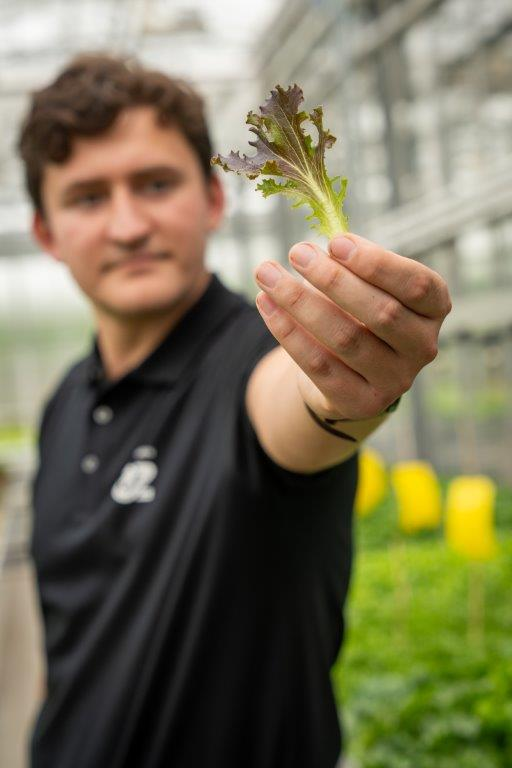
#> input picture lettuce1.jpg, 512 x 768 px
$ python -i phenotyping_tools.py   (imports and definitions only)
#> lines starting #> are read from the running program, lines starting #| are printed output that depends on the picture; after the words box and inside, x2 and y2 are one past the last pixel; in counts of white or black regions, pixels touching at a corner belong together
#> further down, picture is the input picture: shape (768, 512, 3); mean B, G, R 87, 114, 120.4
# phenotyping_tools.py
#
# End-to-end phenotyping:
# - Upload phenotyping image on 1 cm grid board
# - Call Roboflow "leafy" workflow via HTTP
# - Build leaf mask from polygon predictions (if available)
# - Detect grid squares and calibrate pixels -> cm
# - Measure leaf size leaf area, height, width, height/width
# - Display images + table in Streamlit
#
# Keeps the same PhenotypingUI.render() so app.py does not need to change.

import base64
import io
from dataclasses import dataclass
from typing import List, Optional, Tuple, Dict, Any

import cv2
import numpy as np
import pandas as pd
import requests
import streamlit as st
from PIL import Image


# ---------------------------------------------------------------------
# Types
# ---------------------------------------------------------------------
@dataclass
class LeafMeasurement:
    id: int
    area_cm2: float
    height_cm: float
    width_cm: float
    height_width_ratio: float


# ---------------------------------------------------------------------
# Grid calibration – detect 1 cm² squares
# ---------------------------------------------------------------------
def _detect_grid_squares(
    image_bgr: np.ndarray,
) -> Tuple[Optional[float], List[Tuple[int, int, int, int]]]:
    """
    Detect square-ish contours and estimate pixel area for a 1 cm² grid square.

    Returns:
        pixels_per_cm2 (float | None), list of chosen square bounding boxes (for overlay).
    """
    gray = cv2.cvtColor(image_bgr, cv2.COLOR_BGR2GRAY)
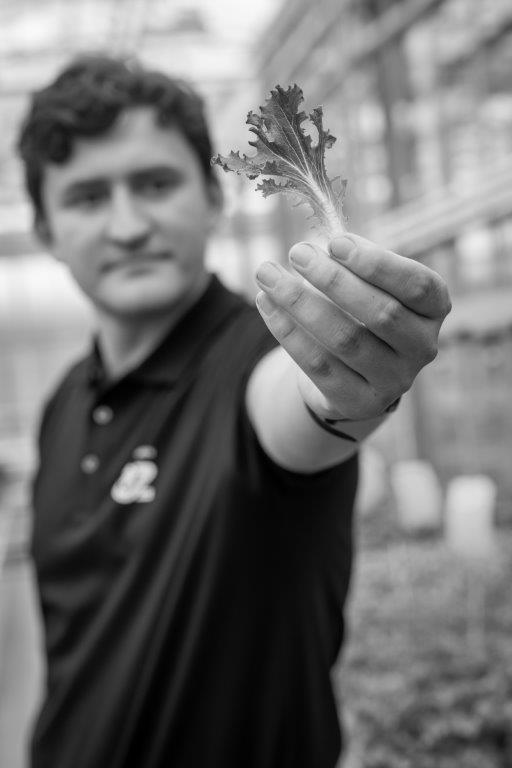
#> gray: shape (768, 512); min 0, max 251, mean 112.8
    edges = cv2.Canny(gray, 50, 150, apertureSize=3)
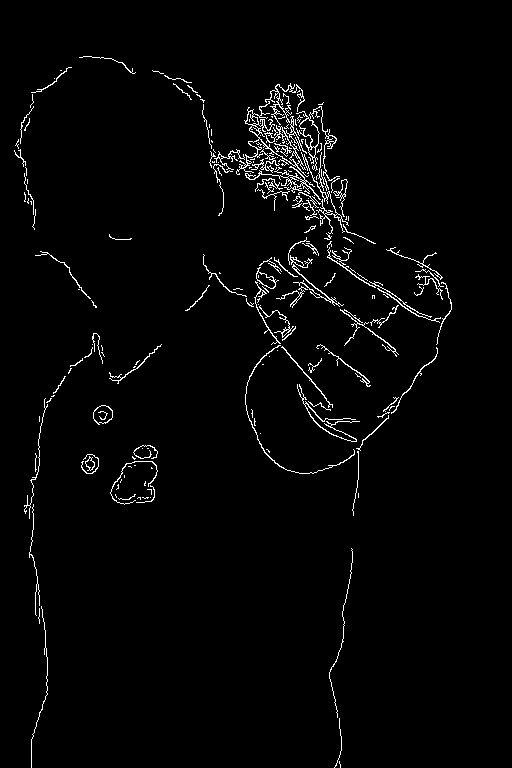
#> edges: shape (768, 512); 2.3% white in thin lines or dots, all inside (x1, y1, x2, y2) = (14, 56, 452, 768)

    contours, _ = cv2.findContours(edges, cv2.RETR_TREE, cv2.CHAIN_APPROX_SIMPLE)
#> contours = 287 contours, 240 with area under 20; largest, box (x1, y1, x2, y2) and area: (236, 101, 309, 177) 564, (296, 106, 340, 181) 474, (299, 118, 320, 148) 284, (93, 405, 113, 425) 275, (93, 405, 113, 424) 258

    squares: List[Tuple[int, int, int, int]] = []

    for contour in contours:
        x, y, w, h = cv2.boundingRect(contour)

        # roughly square and not tiny
        if abs(w - h) < 10 and w * h > 1000:
            squares.append((x, y, w, h))
#> this loop made 287 passes
#> (x, y, w, h) on passes 1 to 3: (339, 761, 2, 7), (334, 718, 8, 50), (38, 608, 2, 16)
#> after the loop, squares = [(110, 461, 48, 44), (356, 415, 33, 36), (297, 384, 63, 58), (259, 305, 35, 33), (292, 264, 52, 43), (203, 254, 44, 43), (35, 251, 56, 48), (236, 101, 73, 76), (265, 83, 40, 42)]

    if len(squares) < 20:
        return None, []

    # Use median area to filter consistent squares
    areas = [w * h for (_, _, w, h) in squares]
    median_area = float(np.median(areas))

    # Keep squares whose area is closest to median
    squares_sorted = sorted(
        squares, key=lambda s: abs((s[2] * s[3]) - median_area)
    )
    chosen = squares_sorted[:20]

    avg_area = float(np.mean([w * h for (_, _, w, h) in chosen]))
    pixels_per_cm2 = avg_area

    return pixels_per_cm2, chosen


# [203 lines left out: functions _overlay_grid_boxes, _get_api_key, _call_workflow_http, _find_polygon_predictions, _mask_from_roboflow_predictions, _color_based_mask and 1 more, not called in this run]


# ---------------------------------------------------------------------
# Streamlit UI
# ---------------------------------------------------------------------
class PhenotypingUI:
    """Leaf phenotyping tool using Roboflow workflow + grid calibration."""

    # [158 lines left out: function render, not called in this run]

>>> import cv2
>>> picture = cv2.imread('lettuce1.jpg')
>>> result = _detect_grid_squares(picture)

$ run again, on lettuce3.jpg
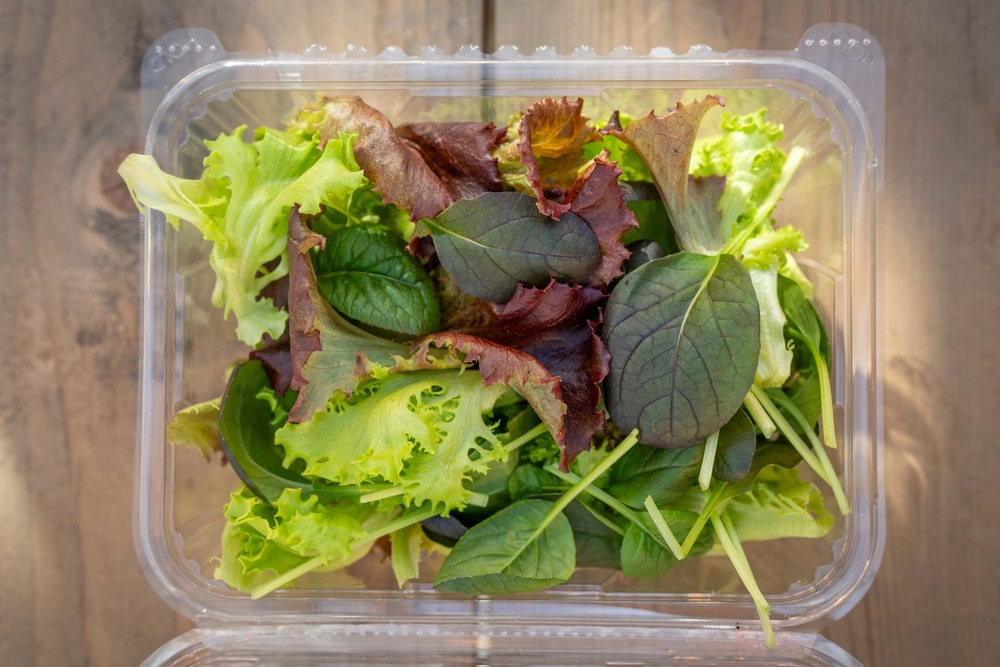
#> input picture lettuce3.jpg, 1000 x 667 px, shrunk from 2200 x 1467 before the run
#> picture is the input picture: shape (667, 1000, 3); mean B, G, R 93.6, 130.8, 141.3
#> in _detect_grid_squares, `gray = cv2.cvtColor(image_bgr, cv2.COLOR_BGR2GRAY)`:
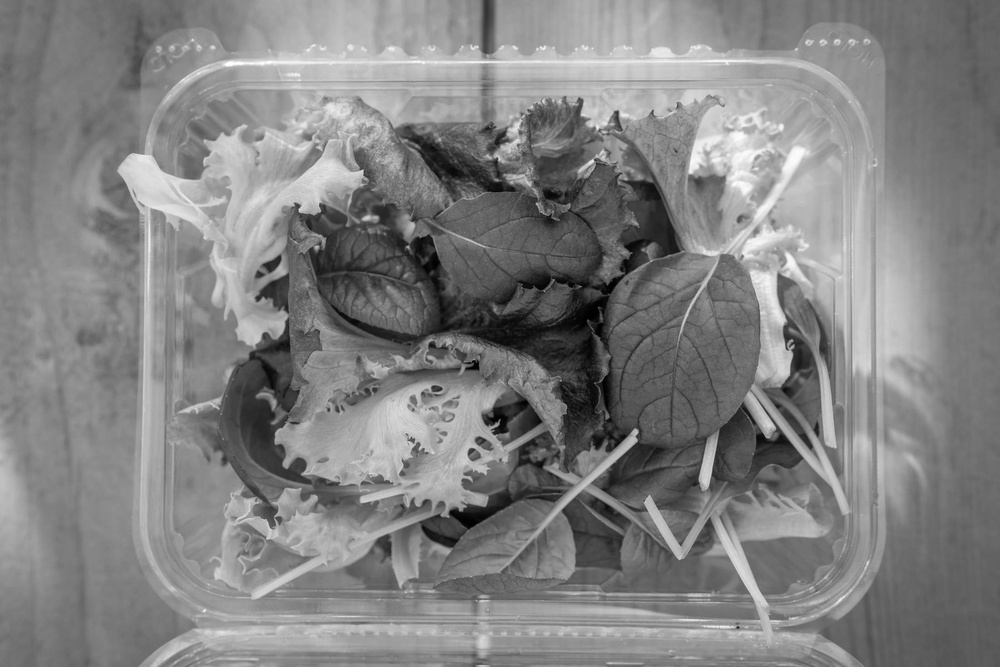
#> gray: shape (667, 1000); min 0, max 255, mean 129.7
#> in _detect_grid_squares, `edges = cv2.Canny(gray, 50, 150, apertureSize=3)`:
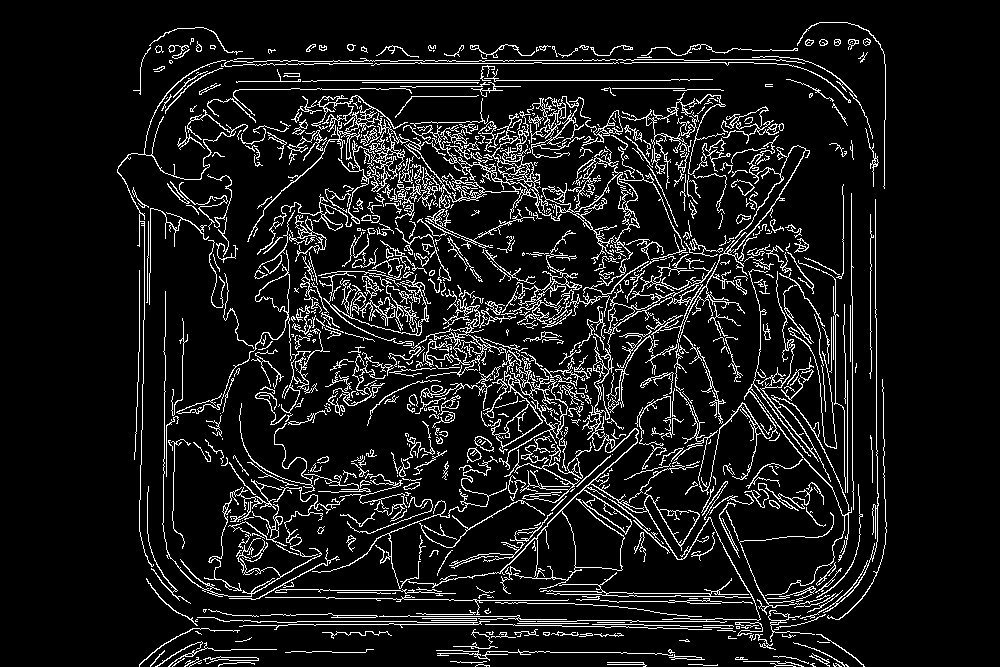
#> edges: shape (667, 1000); 9.6% white in thin lines or dots, all inside (x1, y1, x2, y2) = (117, 22, 887, 667)
#> contours = 1320 contours, 1018 with area under 20; largest, box (x1, y1, x2, y2) and area: (247, 95, 761, 623) 5530, (481, 354, 585, 470) 1574, (529, 381, 568, 435) 916, (176, 250, 292, 414) 783, (255, 273, 290, 313) 684
#> the loop in _detect_grid_squares, `for contour in contours:` made 1320 passes
#> (x, y, w, h) on passes 1 to 3: (688, 664, 30, 2), (475, 664, 15, 3), (833, 663, 9, 4)
#> after the loop in _detect_grid_squares, `for contour in contours:`: squares = 22 items, first 6: (146, 578, 52, 48), (633, 520, 37, 34), (739, 512, 95, 103), (576, 455, 35, 32), (429, 395, 32, 33), (255, 392, 31, 33)
#> areas = [2496, 1258, 9785, 1120, 1056, 1023, 1320, 2548, 1089, 2530, 1400, 1073, 9604, 2968, 1320, 1050, 1394, 1872, 1400, 1476, 4290, 3968]
#> median_area = 1400
#> squares_sorted = 22 items, first 6: (255, 273, 35, 40), (287, 130, 40, 35), (693, 173, 34, 41), (582, 110, 41, 36), (251, 349, 33, 40), (835, 564, 33, 40)
#> chosen = 20 items, first 6: (255, 273, 35, 40), (287, 130, 40, 35), (693, 173, 34, 41), (582, 110, 41, 36), (251, 349, 33, 40), (835, 564, 33, 40)
#> avg_area = 1832.5
